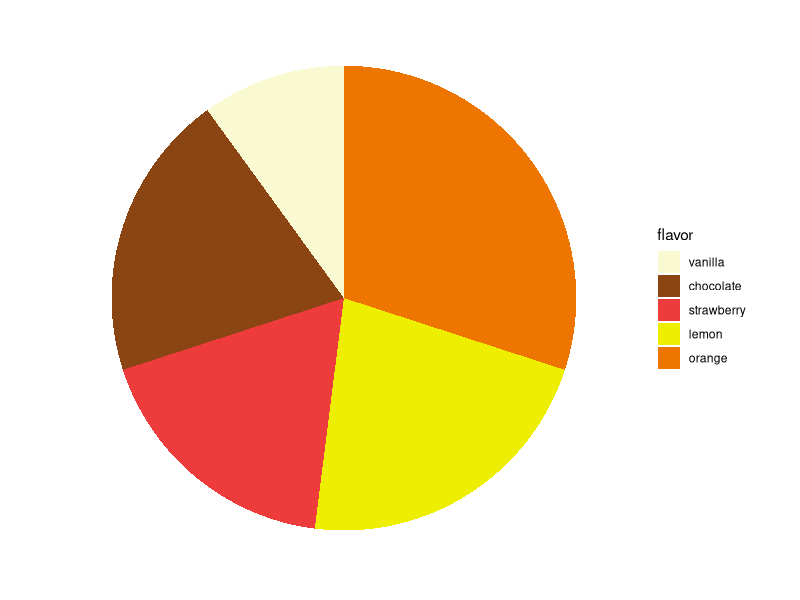
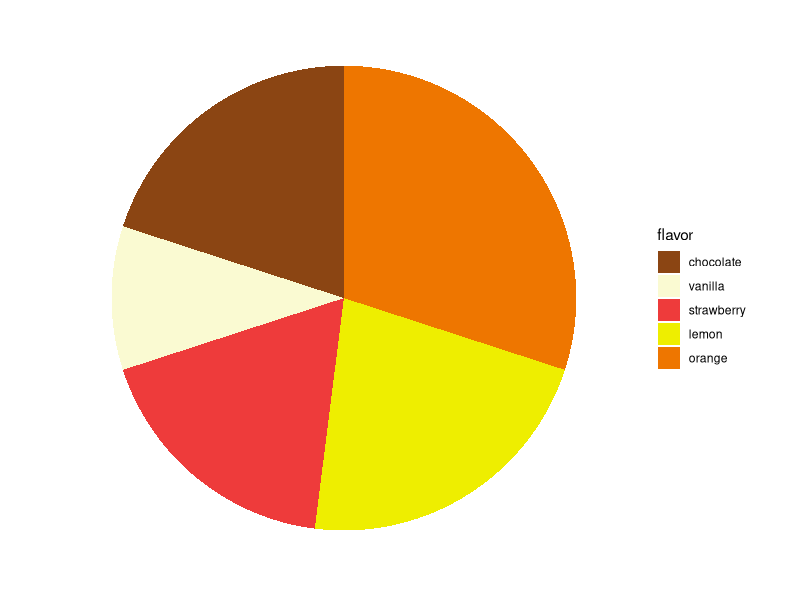
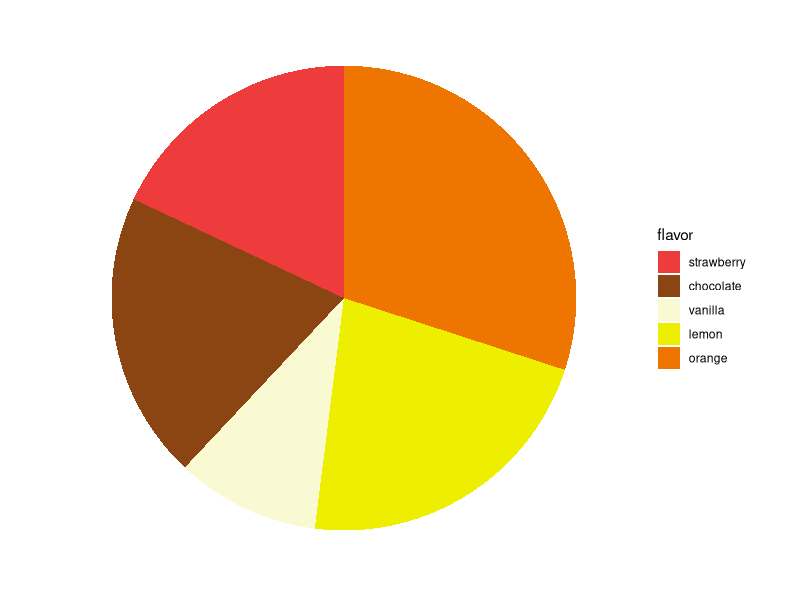
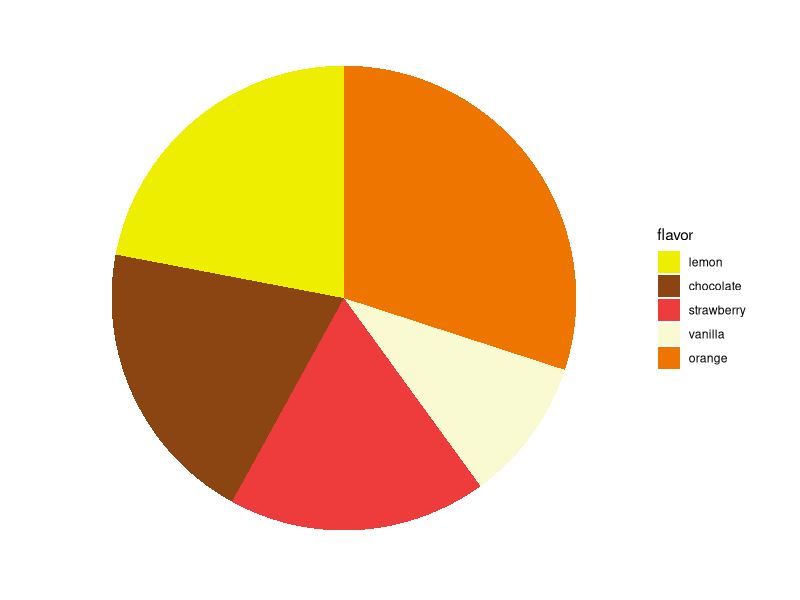
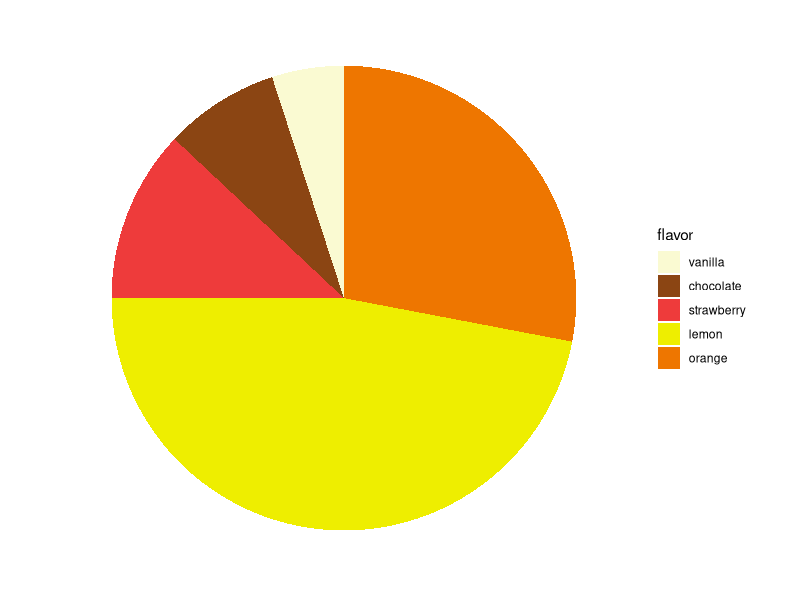
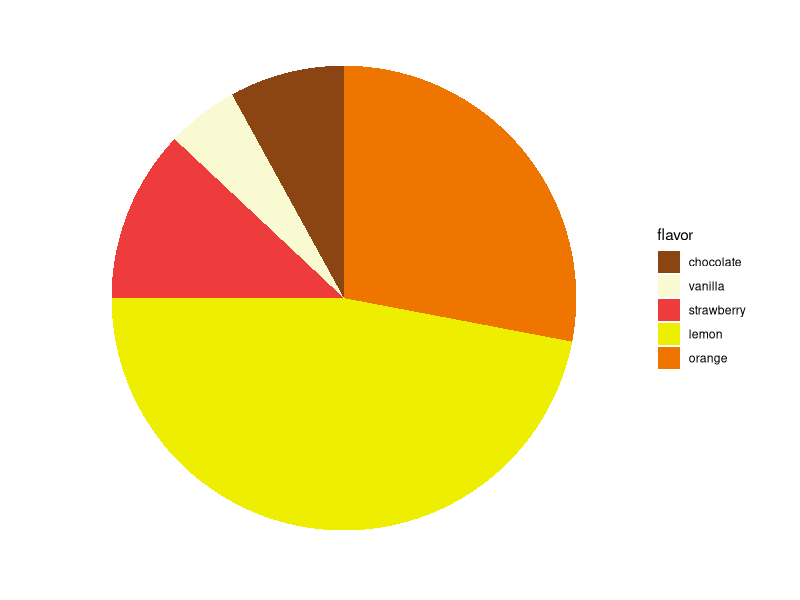
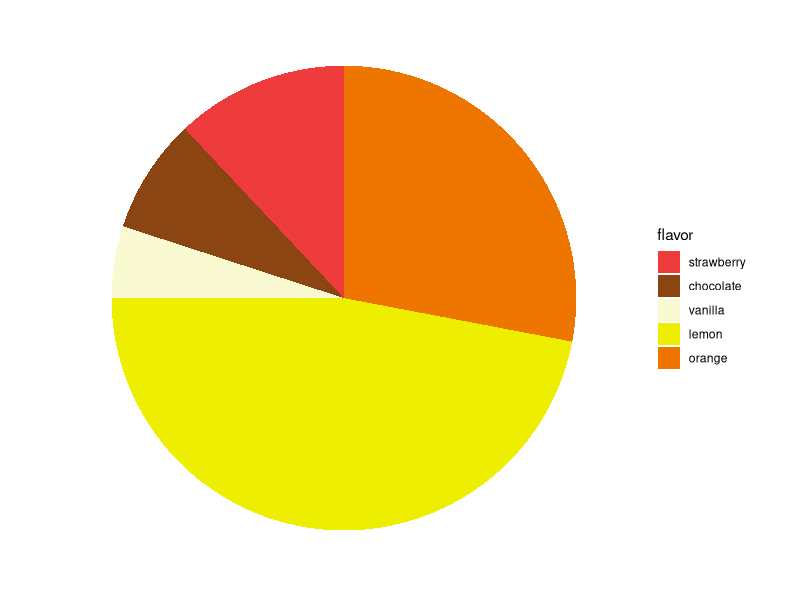
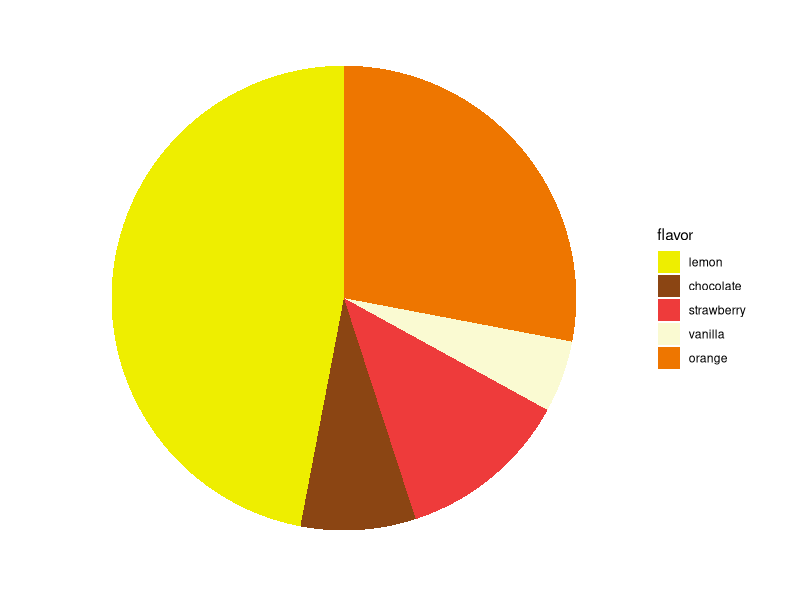

These charts were generated, in order, by the following R code:
## ---- chunk 1
knitr::opts_chunk$set(echo = TRUE)
library(ggplot2)
## ---- chunk 2
# General issues
blank_theme <- theme_minimal()+
  theme(
  axis.title.x = element_blank(),
  axis.title.y = element_blank(),
  panel.border = element_blank(),
  panel.grid=element_blank(),
  axis.ticks = element_blank(),
  plot.title=element_text(size=14, face="bold")
  )
## ---- chunk 3
# Function to create  pie
pie_function <- function(df, order, color_baseline, flavor) {
  
  df$flavor <- factor(df$flavor, flavor[order])
  color_array <- color_baseline[order]
  
  bp <- ggplot(df, aes(x="", y=number, fill = flavor)) + 
    geom_bar(width = 1, stat = "identity")

  pie <- bp + coord_polar("y", start=0)

  pie +  
    blank_theme + theme(axis.text.x=element_blank()) + 
    scale_fill_manual(values= color_array)
}
## ---- chunk 4
flavor <- c('vanilla','chocolate','strawberry', 'lemon', 'orange')
number <- c(10, 20, 18, 22, 30)
order_1 = c(1,2,3,4,5)
order_2 = c(2,1,3,4,5)
order_3 = c(3,2,1,4,5)
order_4 = c(4,2,3,1,5)

five_df <- data.frame(flavor, number)
# Factor (the first thing is the input, the order is in the second)

color_baseline = c("lightgoldenrodyellow", "chocolate4", "brown2", "yellow2", "darkorange2")
## ---- chunk 5
pie_function(five_df, order_1, color_baseline, flavor)
pie_function(five_df, order_2, color_baseline, flavor)
pie_function(five_df, order_3, color_baseline, flavor)
pie_function(five_df, order_4, color_baseline, flavor)
## ---- chunk 6
number <- c(5,8,12,47,28)
five_df_2 <- data.frame(flavor, number)

pie_function(five_df_2, order_1, color_baseline, flavor)
pie_function(five_df_2, order_2, color_baseline, flavor)
pie_function(five_df_2, order_3, color_baseline, flavor)
pie_function(five_df_2, order_4, color_baseline, flavor)

## ---- chunk 7
flavor <- c('vanilla','chocolate','strawberry', 'lemon', 'orange')
number <- c(10, 20, 18, 22, 30)

six_df <- data.frame(flavor, number)
color_baseline_six = c("lightgoldenrodyellow", "chocolate4", "skyblue3", "yellow2", "darkorange2")

pie_function(six_df, order_1, color_baseline_six, flavor)
pie_function(six_df, order_2, color_baseline_six, flavor)
pie_function(six_df, order_3, color_baseline_six, flavor)
pie_function(six_df, order_4, color_baseline_six, flavor)

## ---- chunk 8
# flavor <- c('vanilla','chocolate','strawberry', 'lemon', 'orange')

color_baseline_six_2 = c("chocolate4", "lightgoldenrodyellow", "yellow2", "darkorange2", "brown2")

pie_function(six_df, order_1, color_baseline_six_2, flavor)
pie_function(six_df, order_2, color_baseline_six_2, flavor)
pie_function(six_df, order_3, color_baseline_six_2, flavor)
pie_function(six_df, order_4, color_baseline_six_2, flavor)
## ---- chunk 9
flavor <- c('mint','chocolate','strawberry', 'lemon', 'orange')
six_df_3 <- data.frame(flavor, number)
color_baseline_six_3 = c("cornflowerblue", "lightgoldenrodyellow", "yellow2", "darkorange2", "brown2")

pie_function(six_df_3, order_1, color_baseline_six_3, flavor)
pie_function(six_df_3, order_2, color_baseline_six_3, flavor)
pie_function(six_df_3, order_3, color_baseline_six_3, flavor)
pie_function(six_df_3, order_4, color_baseline_six_3, flavor)
